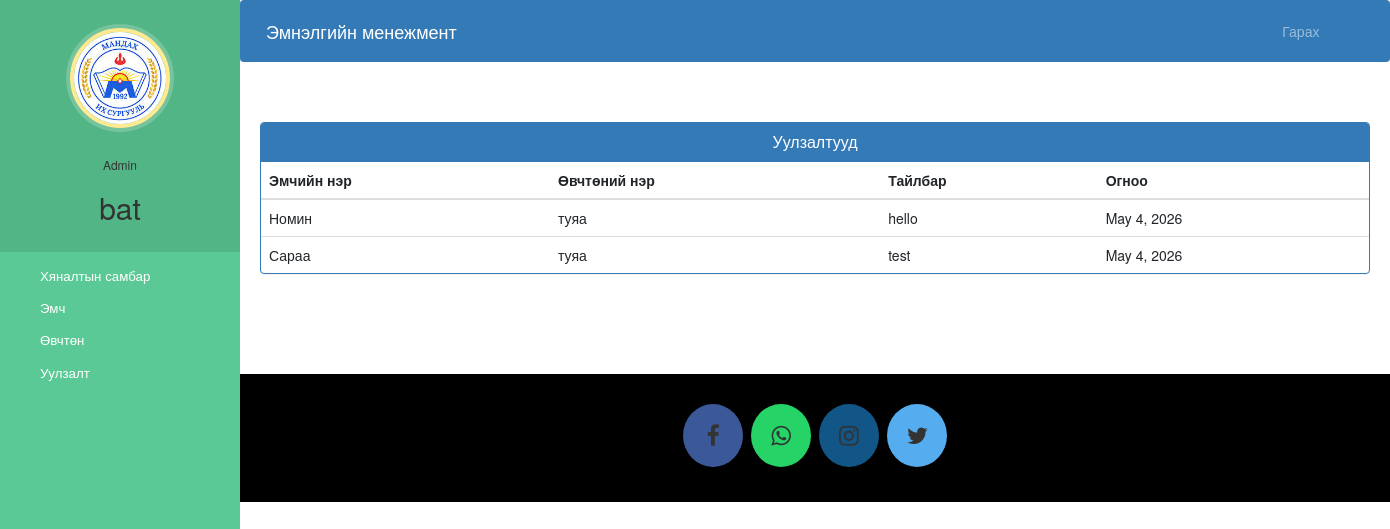
The app's page /admin-view-appointment/ (signed in) with its own data.
### hospital/models.py (models this page shows)
class Appointment(models.Model):
    patientId=models.PositiveIntegerField(null=True)
    doctorId=models.PositiveIntegerField(null=True)
    patientName=models.CharField(max_length=40,null=True)
    doctorName=models.CharField(max_length=40,null=True)
    appointmentDate=models.DateField(auto_now=True)
    description=models.TextField(max_length=500)
    status=models.BooleanField(default=False)

### hospital/views.py (the view)
# urls.py: path('admin-view-appointment/', views.admin_view_appointment_view,name='admin-view-appointment'),
@login_required(login_url='adminlogin')
@user_passes_test(is_admin)
def admin_view_appointment_view(request):
    appointments=models.Appointment.objects.all().filter(status=True)
    return render(request,'hospital/admin_view_appointment.html',{'appointments':appointments})

### hospital/views.py (called while the page is built)
def is_admin(user):
    return user.groups.filter(name='ADMIN').exists()

### templates/hospital/admin_view_appointment.html (shortened to what this page needs)
{% extends 'hospital/admin_base.html' %}
{% block content %}
<head>
  <link href="//netdna.bootstrapcdn.com/bootstrap/3.0.0/css/bootstrap.min.css" rel="stylesheet" id="bootstrap-css">
</head>
<div class="container">
  <div class="panel panel-primary">
    <div class="panel-heading">
      <h6 class="panel-title">Уулзалтууд</h6>
    </div>
    <table class="table table-hover" id="dev-table">
      <thead>
        <tr>
          <th>Эмчийн нэр</th>
          <th>Өвчтөний нэр</th>
          <th>Тайлбар</th>
          <th>Огноо</th>
        </tr>
      </thead>
      {% for a in appointments %}
      <tr>
        <td> {{a.doctorName}}</td>
        <td>{{a.patientName}}</td>
        <td>{{a.description}}</td>
        <td>{{a.appointmentDate}}</td>
      </tr>
      {% endfor %}
    </table>
  </div>
</div>
{% endblock content %}

### templates/hospital/admin_base.html (shortened to what this page needs)
<!DOCTYPE html>
{% load static %}
<html lang="en">
<head>
  <link rel="stylesheet" href="https://stackpath.bootstrapcdn.com/bootstrap/4.3.1/css/bootstrap.min.css">
  <link rel="stylesheet" href="https://maxcdn.bootstrapcdn.com/font-awesome/4.7.0/css/font-awesome.min.css">
  <link rel="stylesheet" href="{% static '/style.css' %}">
</head>
<body>
  <nav class="menu" tabindex="0">
    <header class="avatar">
      <img src="{% static "images/images.jpg" %}" />
      <br><br>
      <h6>Admin</h6>
      <h2>{{request.user.first_name}}</h2>
    </header>
    <ul>
      <li tabindex="0" class="icon-dashboard"> <a style="color:white; text-decoration:none;" href="/admin-dashboard"><span>Хяналтын самбар</span></a> </li>
      <li tabindex="0" class="icon-customers"> <a style="color:white; text-decoration:none;" href="/admin-doctor"><span>Эмч</span></a></li>
      <li tabindex="0" class="icon-users"> <a style="color:white; text-decoration:none;" href="/admin-patient"><span>Өвчтөн</span></a></li>
      <li tabindex="0" class="icon-calendar"> <a style="color:white; text-decoration:none;" href="/admin-appointment"><span>Уулзалт</span></a></li>
    </ul>
  </nav>
  <main>
    <div class="bs-example">
      <nav class="navbar navbar-expand-md  navbar-dark fixed-top" style="background:#337AB7;">
        <a href="/admin-dashboard" class="navbar-brand">Эмнэлгийн менежмент</a>
        <div class="collapse navbar-collapse justify-content-between" id="navbarCollapse">
          <div class="navbar-nav" style=" margin-left: 90%;">
            <a href="/logout" class="nav-item nav-link">Гарах</a>
          </div>
        </div>
      </nav>
    </div>
    <br><br>
    {% block content %}
    {% endblock content %}
    <br><br><br><br>
    <footer>
      <p>
        <a id="ftr" class="fa fa-facebook"></a>
        <a id="ftr" class="fa fa-whatsapp"></a>
        <a id="ftr" class="fa fa-instagram"></a>
        <a id="ftr" class="fa fa-twitter"></a>
      </p>
      <br>
    </footer>
  </main>
</body>
</html>

### static/style.css (style rules this page uses)
body { padding-left: 240px; }
main { position: relative; height: 100vh; }
.menu { background: #5bc995; height: 100vh; width: 240px; position: fixed; top: 0px; left: 0; z-index: 5; outline: none; }
.menu .avatar { background: rgba(0, 0, 0, 0.1); padding: 2em 0.5em; text-align: center; }
.menu .avatar img { width: 100px; border-radius: 50%; overflow: hidden; border: 4px solid #ffea92; box-shadow: 0 0 0 4px rgba(255, 255, 255, 0.2); }
.menu .avatar h2 { font-weight: normal; margin-bottom: 0; }
.menu ul { list-style: none; padding: 0.5em 0; margin: 0; }
.menu ul li { padding: 0.5em 1em 0.5em 3em; font-size: 0.95em; font-weight: regular; background-repeat: no-repeat; background-position: left 15px center; background-size: auto 20px; transition: all 0.15s linear; cursor: pointer; }
.menu ul li.icon-dashboard { background-image: url("http://www.entypo.com/images//gauge.svg"); }
.menu ul li.icon-customers { background-image: url("http://www.entypo.com/images//briefcase.svg"); }
.menu ul li.icon-users { background-image: url("http://www.entypo.com/images//users.svg"); }
.menu ul li.icon-calendar { background-image: url("http://www.entypo.com/images//calendar.svg"); }

### templates/hospital/admin_base.html (style rules this page uses)
a:link { text-decoration: none; }
a { color: white; }
footer { padding: 0px 0px 0px 0px; background-color: black; margin: 0px; }
#ftr { padding: 20px; }
.fa { font-size: 23px; width: 60px; text-align: center; text-decoration: none; margin: 5px 2px; border-radius: 50%; }
.fa-facebook { background: #3B5998; color: white; margin-top: 30px; }
.fa-whatsapp { background: #25d366; color: white; }
.fa-twitter { background: #55ACEE; color: white; }
.fa-instagram { background: #125688; color: white; }
p { text-align: center; }
body { padding-left: 240px; }
main { position: relative; height: 100vh; }
.menu { background: #5bc995; height: 100vh; width: 240px; position: fixed; top: 0px; left: 0; z-index: 5; outline: none; }
.menu .avatar { background: rgba(0, 0, 0, 0.1); padding: 2em 0.5em; text-align: center; }
.menu .avatar img { width: 100px; border-radius: 50%; overflow: hidden; border: 4px solid #ffea92; box-shadow: 0 0 0 4px rgba(255, 255, 255, 0.2); }
.menu .avatar h2 { font-weight: normal; margin-bottom: 0; }
.menu ul { list-style: none; padding: 0.5em 0; margin: 0; }
.menu ul li { padding: 0.5em 1em 0.5em 3em; font-size: 0.95em; font-weight: regular; background-repeat: no-repeat; background-position: left 15px center; background-size: auto 20px; transition: all 0.15s linear; cursor: pointer; }
.menu ul li.icon-dashboard { background-image: url("http://www.entypo.com/images//gauge.svg"); }
.menu ul li.icon-customers { background-image: url("http://www.entypo.com/images//briefcase.svg"); }
.menu ul li.icon-users { background-image: url("http://www.entypo.com/images//users.svg"); }
.menu ul li.icon-calendar { background-image: url("http://www.entypo.com/images//calendar.svg"); }

### templates/hospital/admin_view_appointment.html (style rules this page uses)
a:link { text-decoration: none; }
h6 { text-align: center; }

### records on screen
Appointment: doctorName "Номин", patientName "туяа", description "hello", appointmentDate "May 4, 2026"
Appointment: doctorName "Сараа", patientName "туяа", description "test", appointmentDate "May 4, 2026"

### other values on screen
{{ request.user.first_name }} "bat"
